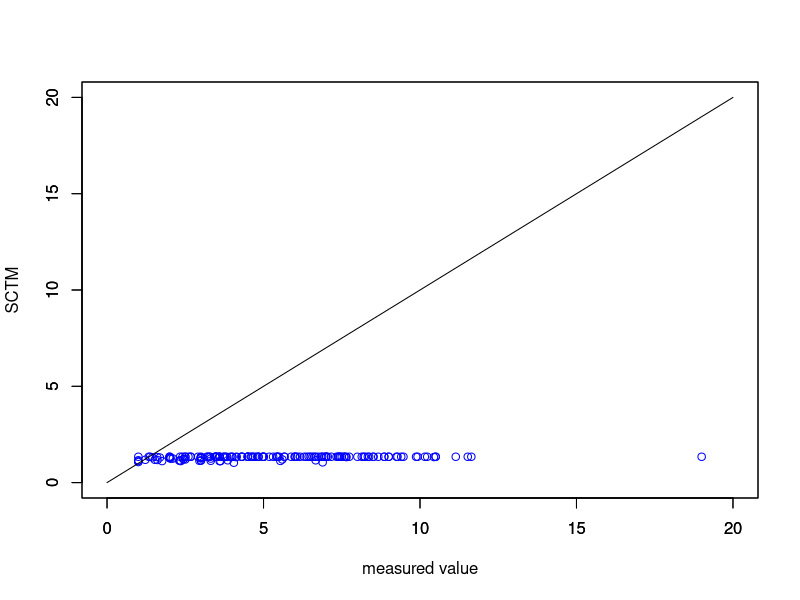

The R source for this figure:
#平均を算出
meanDataTable <- function(frame) {

  sum <- 0
  count <- 0
  origin <- NULL
  destination <- NULL
  mean <- matrix(nrow = 0, ncol = 3)
  frame <- data.matrix(frame)

  for (i in 1:nrow(frame)) {

    if (is.null(origin) && is.null(destination)) {
      origin <- frame[i,1]
      destination <- frame[i,2]
      sum <- frame[i,3]
      count <-  count + 1
    } else if(origin == frame[i,1] && destination == frame[i,2]) {
      sum <- sum + frame[i,3]
      count <- count + 1
    } else {
      mean <- rbind(mean, c(origin, destination, sum / count))

      origin <- frame[i,1]
      destination <- frame[i,2]
      sum <- frame[i,3]
      count <- 1
    }

  }

  mean <- rbind(mean, c(origin, destination, sum / count))
  return (mean)
}

#ファイル読み込み
sctm <- read.csv("./../result/sctm_result_move_time.csv", head=T);
real <- read.csv("./result_trip.csv", head=T);

#余分な列を削除
sctm <- cbind(sctm[,2:3],sctm[,ncol(sctm)])
real <- cbind(real[,1:2],real[,ncol(real)])

#列にラベルを付ける
names(sctm) <- c("Origin", "Destination", "sctm")
names(real) <- c("Origin", "Destination", "real")

#昇順にソート
uporder <- order(sctm$Origin, sctm$Destination)
sctm <- sctm[uporder, ]

uporder <- order(real$Origin, real$Destination)
real <- real[uporder, ]

#所要時間が20分以上のデータを削除
sctm <- subset(sctm, sctm<20)
real <- subset(real, real<20)

#所要時間が1分以下のデータを削除
sctm <- subset(sctm, sctm>=1)
real <- subset(real, real>=1)

#平均を算出
meansctm <- meanDataTable(sctm)
meanreal <- meanDataTable(real)

#行列をデータフレームに変換
sctmframe <- data.frame(meansctm)
realframe <- data.frame(meanreal)

#列にラベルを付ける
names(sctmframe) <- c("Origin", "Destination", "sctm")
names(realframe) <- c("Origin", "Destination", "real")

#データフレームを結合
result <- merge(sctmframe, realframe)

#描画
png(file = "travel_time.png")

plot(result$real, result$sctm, xlab="measured value", ylab="SCTM", col="blue", pch=1, xlim=c(0,20), ylim=c(0,20)); par(new=T)
plot(0:20, 0:20, type="l", xlab="", ylab="")

#相関係数を計算
print(cor(result$real, result$sctm, method="kendall"))
print(cor(result$real, result$sctm, method="spearman"))

#切片0の回帰係数を計算
lm(result$sctm~0+result$real, data=result)
dev.off()
